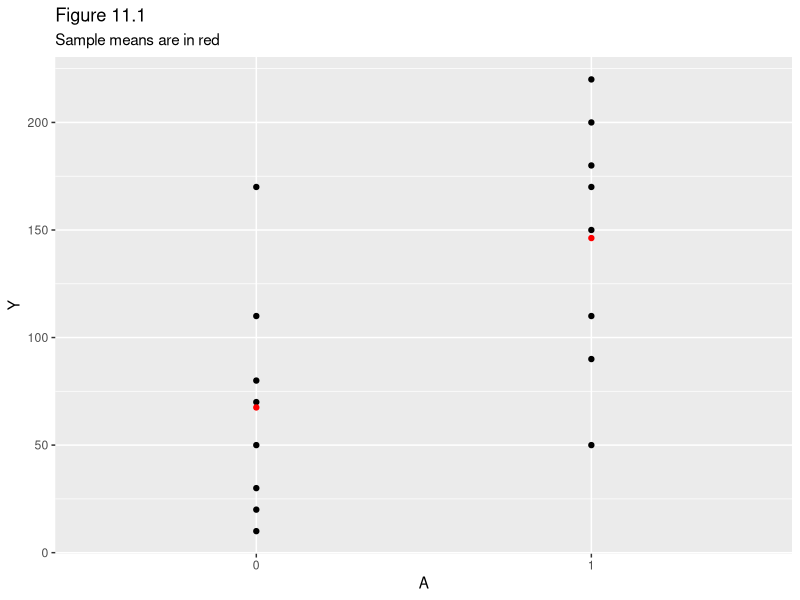
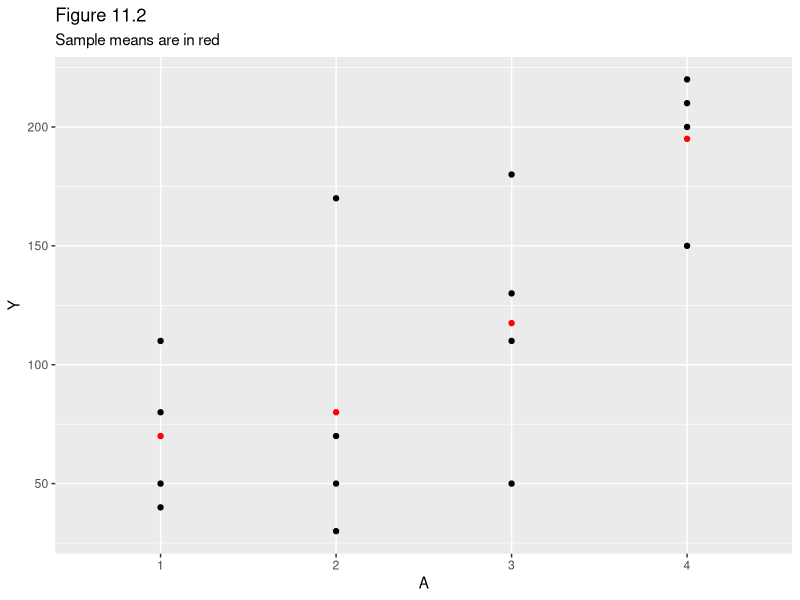
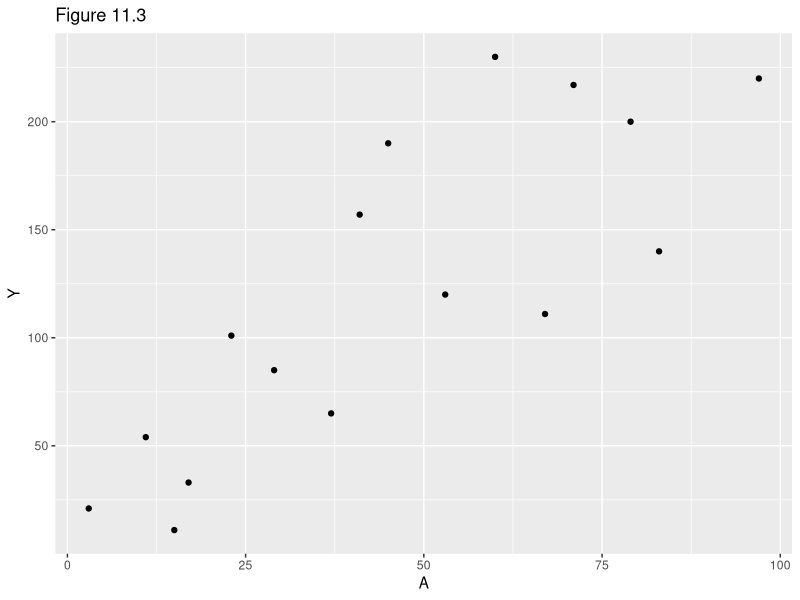
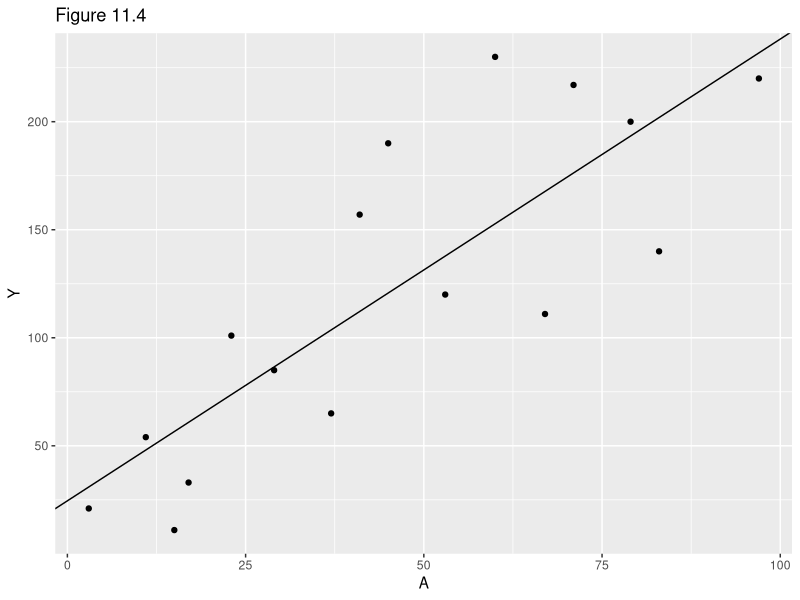
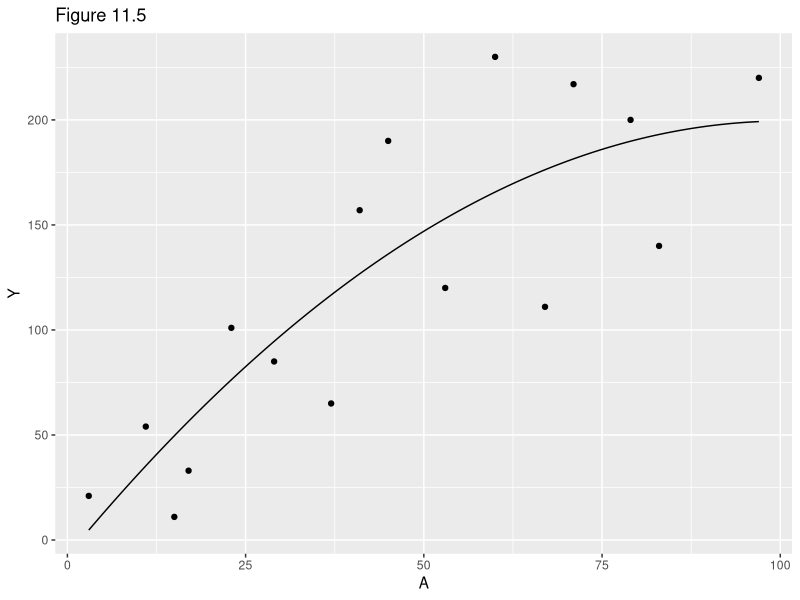

These charts were generated, in order, by the following R code:
## ---- chunk 1
# Packages
library(tidyverse)

# Round and format vector
round_format <- function(x, nsmall = 2, ...) {
  format(round(x, digits = nsmall), nsmall = nsmall, ...)
}
# Print tibble
kable <- function(x, cols = where(is.double), nsmall = 2, align = "r", ...) {
  x %>%
    mutate(across({{cols}}, round_format, nsmall = nsmall)) %>%
    knitr::kable(align = align, ...) %>% 
    kableExtra::kable_styling(full_width = FALSE, position = "left")
}
## ---- chunk 2
data_1 <- 
  tibble(
    A = as.factor(c(1, 1, 1, 1, 1, 1, 1, 1, 0, 0, 0, 0, 0, 0, 0, 0)),
    Y = 
      c(200, 150, 220, 110, 50, 180, 90, 170, 170, 30, 70, 110, 80, 50, 10, 20)
  )
## ---- chunk 3
data_1_means <- 
  data_1 %>% 
  group_by(A) %>% 
  summarize(Y = mean(Y))

data_1 %>% 
  ggplot(aes(A, Y)) +
  geom_point() +
  geom_point(data = data_1_means, color = "red") +
  labs(
    title = "Figure 11.1",
    subtitle = "Sample means are in red"
  )
## ---- chunk 4
kable(data_1_means)
## ---- chunk 5
data_2 <- 
  tibble(
    A = as.factor(c(1, 1, 1, 1, 2, 2, 2, 2, 3, 3, 3, 3, 4, 4, 4, 4)),
    Y = 
      c(110, 80, 50, 40, 170, 30, 70, 50, 110, 50, 180, 130, 200, 150, 220, 210)
  )
## ---- chunk 6
data_2_means <- 
  data_2 %>% 
  group_by(A) %>% 
  summarize(Y = mean(Y))

data_2 %>% 
  ggplot(aes(A, Y)) +
  geom_point() +
  geom_point(data = data_2_means, color = "red") +
  labs(
    title = "Figure 11.2",
    subtitle = "Sample means are in red"
  )
## ---- chunk 7
kable(data_2_means, nsmall = 1)
## ---- chunk 8
data_3 <- 
  tibble(
    A = c(3, 11, 17, 23, 29, 37, 41, 53, 67, 79, 83, 97, 60, 71, 15, 45),
    Y = 
      c(
        21, 54, 33, 101, 85, 65, 157, 120, 111, 200, 140, 220, 230, 217, 11, 190
      )
  )
## ---- chunk 9
data_3 %>% 
  ggplot(aes(A, Y)) +
  geom_point() +
  labs(title = "Figure 11.3")
## ---- chunk 10
fit <- lm(Y ~ A, data = data_3)

broom::tidy(fit, conf.int = TRUE) %>% 
  select(term, estimate, conf_low = conf.low, conf_high = conf.high) %>% 
  kable(align = "lrrr")
## ---- chunk 11
data_3 %>% 
  ggplot(aes(A, Y)) +
  geom_point() +
  geom_abline(slope = coef(fit)["A"], intercept = coef(fit)["(Intercept)"]) +
  labs(title = "Figure 11.4")
## ---- chunk 12
predict(fit, newdata = tibble(A = 90), interval = "confidence") %>% 
  as_tibble() %>% 
  rename(estimate = fit, conf_low = lwr, conf_high = upr) %>% 
  kable(nsmall = 1)
## ---- chunk 13
fit <- lm(Y ~ A, data = data_1)

broom::tidy(fit) %>% 
  select(term, estimate) %>% 
  kable(align = "lr")
## ---- chunk 14
tibble(
  A = as.factor(0:1),
  Y = predict(fit, newdata = tibble(A))
) %>% 
  kable()
## ---- chunk 15
fit <- lm(Y ~ A + I(A^2), data = data_3)

broom::tidy(fit) %>% 
  select(term, estimate) %>% 
  kable(align = "lr")
## ---- chunk 16
line <- 
  tibble(
    A = seq(min(data_3$A), max(data_3$A), length.out = 201),
    Y = predict(fit, newdata = tibble(A))
  )

data_3 %>% 
  ggplot(aes(A, Y)) +
  geom_point() +
  geom_line(data = line) +
  labs(title = "Figure 11.5")
## ---- chunk 17
predict(fit, newdata = tibble(A = 90), interval = "confidence") %>% 
  as_tibble() %>% 
  rename(estimate = fit, conf_low = lwr, conf_high = upr) %>% 
  kable(nsmall = 1)
